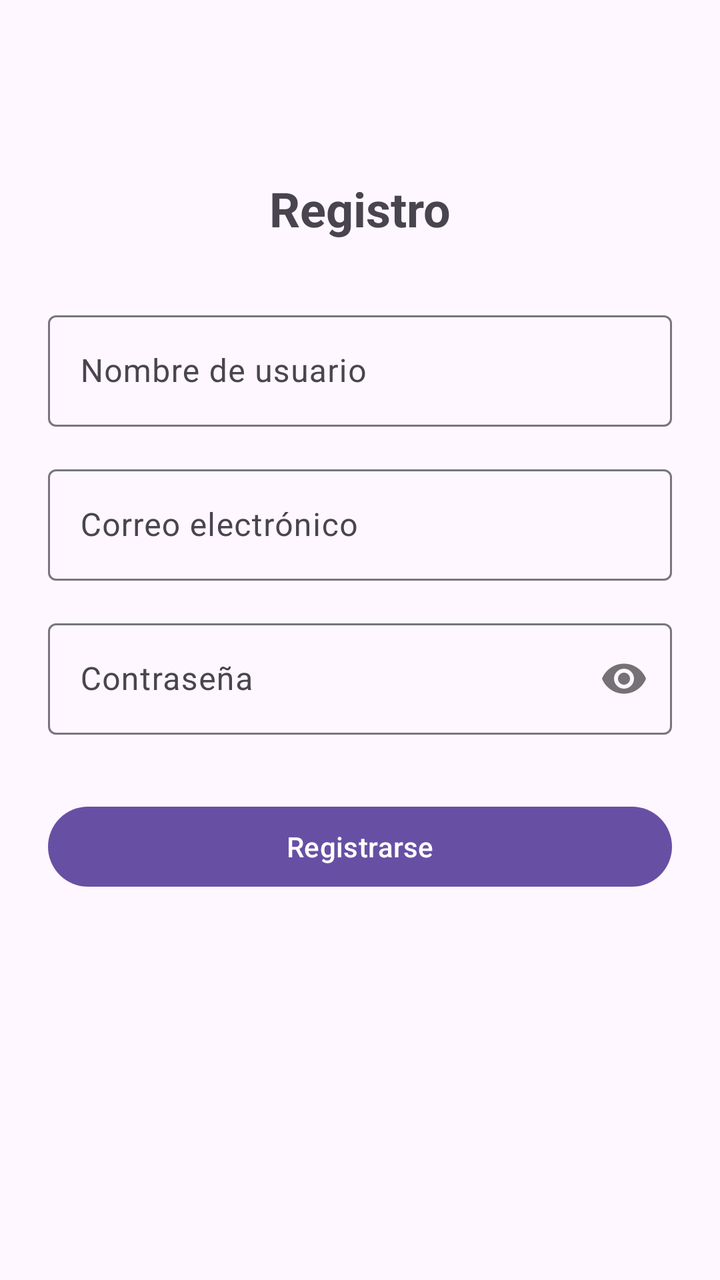
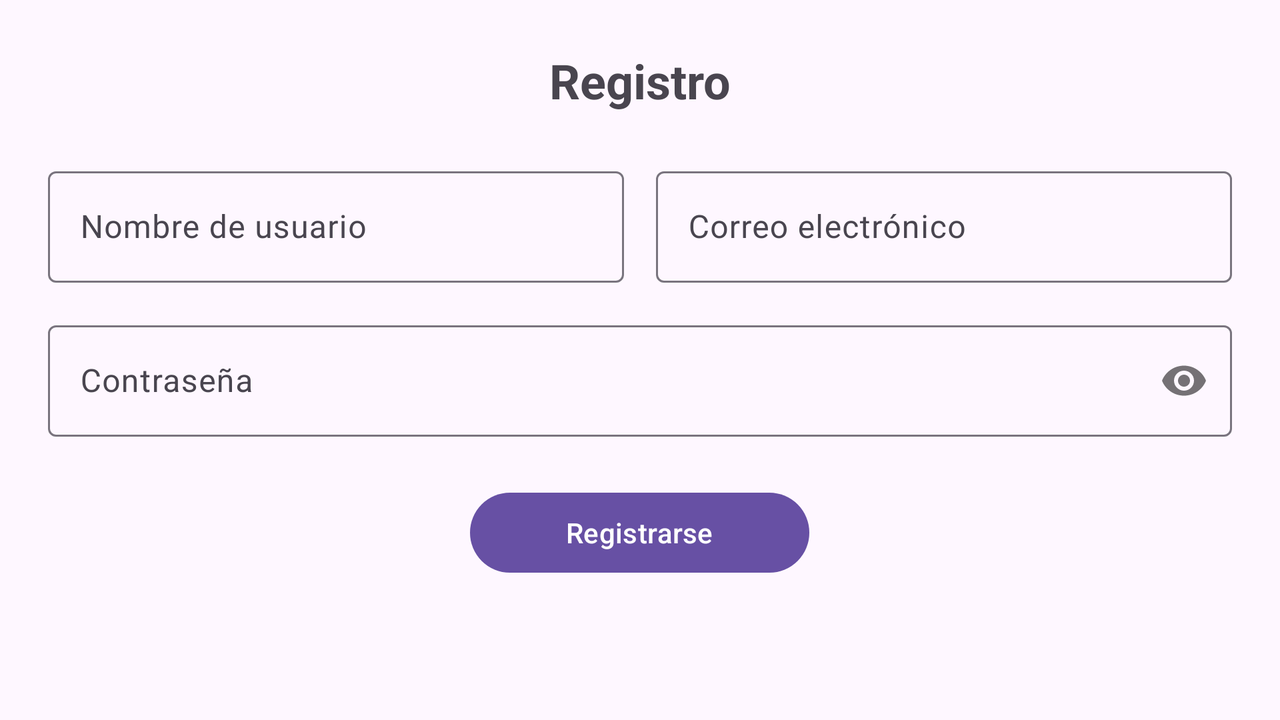

Two renders of one Android screen. The first uses the default layout on a phone; the second uses the alternative layout the repository ships for a different screen configuration, on a matching device. The two XML files are below.
<!-- AndroidManifest.xml: application theme Theme.LoginSimple -->
<!-- res/layout/activity_register.xml -->
<?xml version="1.0" encoding="utf-8"?>
<androidx.constraintlayout.widget.ConstraintLayout xmlns:android="http://schemas.android.com/apk/res/android"
    xmlns:app="http://schemas.android.com/apk/res-auto"
    xmlns:tools="http://schemas.android.com/tools"
    android:id="@+id/register_main"
    android:layout_width="match_parent"
    android:layout_height="match_parent"
    android:padding="24dp"
    tools:context=".RegisterActivity">

    <TextView
        android:id="@+id/tv_title_register"
        android:layout_width="wrap_content"
        android:layout_height="wrap_content"
        android:text="Registro"
        android:textSize="24sp"
        android:textStyle="bold"
        app:layout_constraintTop_toTopOf="parent"
        app:layout_constraintStart_toStartOf="parent"
        app:layout_constraintEnd_toEndOf="parent"
        android:layout_marginTop="64dp"/>

    <com.google.android.material.textfield.TextInputLayout
        android:id="@+id/til_reg_username"
        android:layout_width="match_parent"
        android:layout_height="wrap_content"
        android:hint="Nombre de usuario"
        android:layout_marginTop="32dp"
        app:layout_constraintTop_toBottomOf="@id/tv_title_register">

        <com.google.android.material.textfield.TextInputEditText
            android:id="@+id/et_reg_username"
            android:layout_width="match_parent"
            android:layout_height="wrap_content"
            android:inputType="text"/>
    </com.google.android.material.textfield.TextInputLayout>

    <com.google.android.material.textfield.TextInputLayout
        android:id="@+id/til_reg_email"
        android:layout_width="match_parent"
        android:layout_height="wrap_content"
        android:hint="Correo electrónico"
        android:layout_marginTop="16dp"
        app:layout_constraintTop_toBottomOf="@id/til_reg_username">

        <com.google.android.material.textfield.TextInputEditText
            android:id="@+id/et_reg_email"
            android:layout_width="match_parent"
            android:layout_height="wrap_content"
            android:inputType="textEmailAddress"/>
    </com.google.android.material.textfield.TextInputLayout>

    <com.google.android.material.textfield.TextInputLayout
        android:id="@+id/til_reg_password"
        android:layout_width="match_parent"
        android:layout_height="wrap_content"
        android:hint="Contraseña"
        android:layout_marginTop="16dp"
        app:passwordToggleEnabled="true"
        app:layout_constraintTop_toBottomOf="@id/til_reg_email">

        <com.google.android.material.textfield.TextInputEditText
            android:id="@+id/et_reg_password"
            android:layout_width="match_parent"
            android:layout_height="wrap_content"
            android:inputType="textPassword"/>
    </com.google.android.material.textfield.TextInputLayout>

    <Button
        android:id="@+id/btn_register"
        android:layout_width="match_parent"
        android:layout_height="wrap_content"
        android:text="Registrarse"
        android:layout_marginTop="32dp"
        app:layout_constraintTop_toBottomOf="@id/til_reg_password"/>

</androidx.constraintlayout.widget.ConstraintLayout>
<!-- resources referenced by this layout -->
<resources>
  <style name="Theme.LoginSimple" parent="Base.Theme.LoginSimple" />
  <style name="Base.Theme.LoginSimple" parent="Theme.Material3.DayNight.NoActionBar">
          
          
      </style>
</resources>
<!-- res/layout-land/activity_register.xml (the repository's variant of the layout above) -->
<!-- drawn on the phone turned sideways -->
<?xml version="1.0" encoding="utf-8"?>
<ScrollView xmlns:android="http://schemas.android.com/apk/res/android"
    xmlns:app="http://schemas.android.com/apk/res-auto"
    xmlns:tools="http://schemas.android.com/tools"
    android:layout_width="match_parent"
    android:layout_height="match_parent"
    android:fillViewport="true">

    <LinearLayout
        android:id="@+id/register_main"
        android:layout_width="match_parent"
        android:layout_height="wrap_content"
        android:orientation="vertical"
        android:padding="24dp"
        android:gravity="center_horizontal"
        tools:context=".RegisterActivity">

        <TextView
            android:id="@+id/tv_title_register"
            android:layout_width="wrap_content"
            android:layout_height="wrap_content"
            android:text="Registro"
            android:textSize="24sp"
            android:textStyle="bold" />

        <LinearLayout
            android:layout_width="match_parent"
            android:layout_height="wrap_content"
            android:orientation="horizontal"
            android:layout_marginTop="24dp"
            android:baselineAligned="false">

            <com.google.android.material.textfield.TextInputLayout
                android:id="@+id/til_reg_username"
                android:layout_width="0dp"
                android:layout_height="wrap_content"
                android:layout_weight="1"
                android:layout_marginEnd="8dp"
                android:hint="Nombre de usuario">

                <com.google.android.material.textfield.TextInputEditText
                    android:id="@+id/et_reg_username"
                    android:layout_width="match_parent"
                    android:layout_height="wrap_content"
                    android:inputType="text"/>
            </com.google.android.material.textfield.TextInputLayout>

            <com.google.android.material.textfield.TextInputLayout
                android:id="@+id/til_reg_email"
                android:layout_width="0dp"
                android:layout_height="wrap_content"
                android:layout_weight="1"
                android:layout_marginStart="8dp"
                android:hint="Correo electrónico">

                <com.google.android.material.textfield.TextInputEditText
                    android:id="@+id/et_reg_email"
                    android:layout_width="match_parent"
                    android:layout_height="wrap_content"
                    android:inputType="textEmailAddress"/>
            </com.google.android.material.textfield.TextInputLayout>
        </LinearLayout>

        <com.google.android.material.textfield.TextInputLayout
            android:id="@+id/til_reg_password"
            android:layout_width="match_parent"
            android:layout_height="wrap_content"
            android:layout_marginTop="16dp"
            android:hint="Contraseña"
            app:passwordToggleEnabled="true">

            <com.google.android.material.textfield.TextInputEditText
                android:id="@+id/et_reg_password"
                android:layout_width="match_parent"
                android:layout_height="wrap_content"
                android:inputType="textPassword"/>
        </com.google.android.material.textfield.TextInputLayout>

        <Button
            android:id="@+id/btn_register"
            android:layout_width="wrap_content"
            android:layout_height="wrap_content"
            android:layout_marginTop="24dp"
            android:paddingStart="48dp"
            android:paddingEnd="48dp"
            android:text="Registrarse"/>

    </LinearLayout>
</ScrollView>
